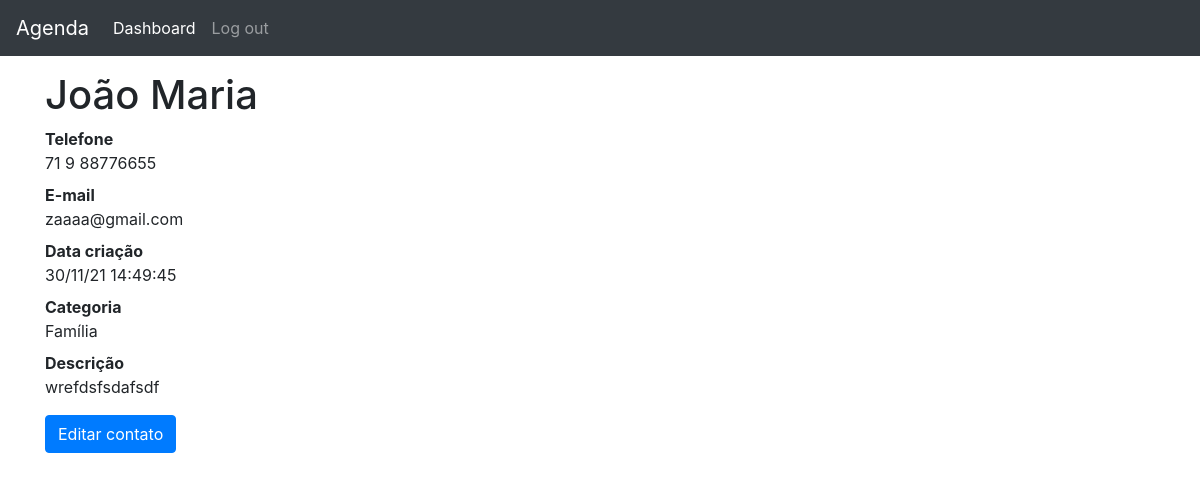
The page /1 (signed in) on the database as committed earlier.
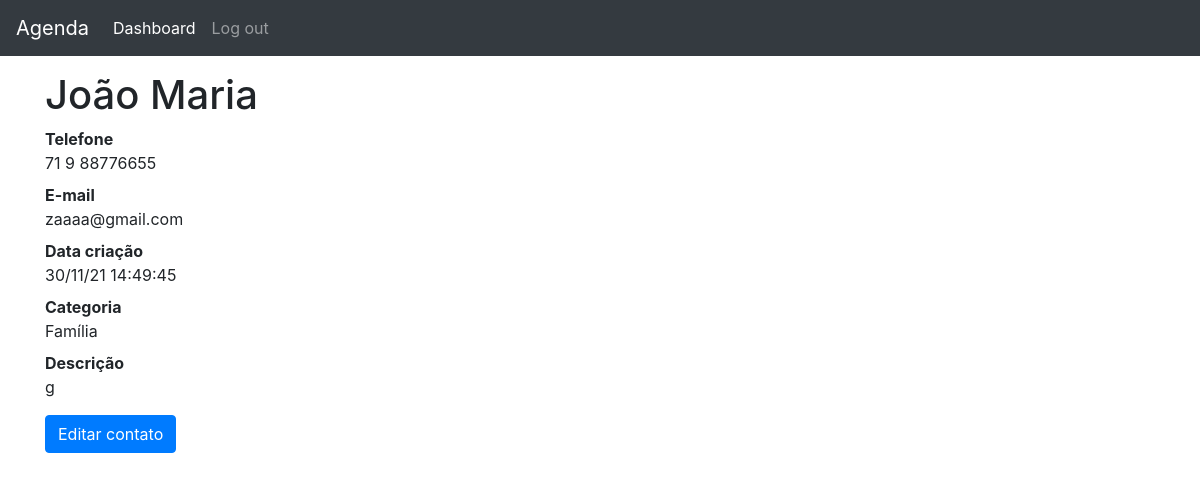
The same page on the database as committed later.
### contatos/models.py (models this page shows, shortened)
class Contato(models.Model):
    nome = models.CharField(max_length=255)
    sobrenome = models.CharField(max_length=255, blank=True)
    telefone = models.CharField(max_length=255)
    email = models.CharField(max_length=255, blank=True)
    data_criacao = models.DateTimeField(
        default=timezone.now)
    descricao = models.TextField(blank=True)
    created_by = models.ForeignKey(User, on_delete=models.CASCADE)
    categoria = models.ForeignKey(
        Categoria, on_delete=models.DO_NOTHING)
    mostrar = models.BooleanField(default=True)
    foto = models.ImageField(blank=True, upload_to='fotos/%y/%m/%d')

class Categoria(models.Model):
    nome = models.CharField(max_length=255)
    created_by = models.ForeignKey(User, on_delete=models.CASCADE)
    def __str__(self):
        return self.nome

### contatos/views.py (the view)
# urls.py: path('<int:contato_id>', views.details, name='detalhes'),
@login_required(redirect_field_name='login')
def details(request, contato_id):
    contato = get_object_or_404(
        Contato, id=contato_id, created_by=request.user)
    if not contato.mostrar:
        raise Http404
    return render(request, 'contatos/detalhes.html', {
        'contato': contato,
    })

### contatos/templates/contatos/detalhes.html (shortened to what this page needs)
{% extends 'base.html' %}
{% block 'page-content' %}
  {% if form %}
    <h1>{{contato.nome }} {{ contato.sobrenome }}</h1>
    <form method="post" enctype="multipart/form-data" action="{% url 'edit-contact' contato.id %}">
      <table class="table">
        {% csrf_token %}
        {{form}}
        <tr>
          <td>
            <button type="submit" method="POST" name="categoria" class="btn btn-primary">Editar</button>
          </td>
        </tr>
      </table>
    </form>
  {% else %}
    <h1 class="mt-5" style="margin-top: 15px !important">
      {{ contato.nome }} {{ contato.sobrenome }}
    </h1>
    <dl>
      <dt>Telefone</dt>
      <dd>{{ contato.telefone }}</dd>
      <dt>E-mail</dt>
      <dd>{{ contato.email }}</dd>
      <dt>Data criação</dt>
      <dd>{{ contato.data_criacao|date:'d/m/y H:i:s' }}</dd>
      <dt>Categoria</dt>
      <dd>{{ contato.categoria }}</dd>
      <dt>Descrição</dt>
      <dd>{{ contato.descricao }}</dd>
    </dl>
    <a href="{% url 'edit-contact' contato.id %}" class="btn btn-primary">
      Editar contato
    </a>
  {% endif %}
{% endblock %}

Rows that differ between the two databases and show on the page:
changed Contato "João": descricao "wrefdsfsdafsdf" → "g"
